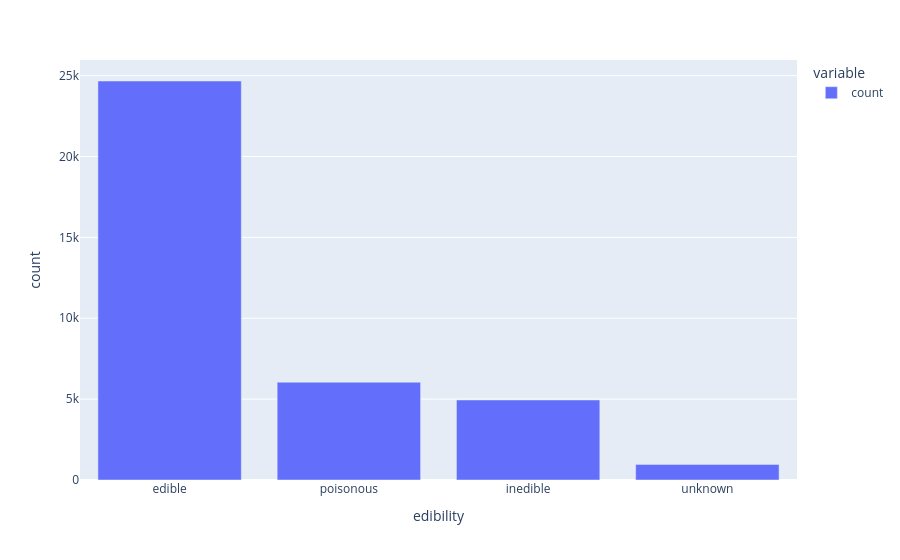

Notebook cell for this chart:
### Code cell
fig = px.bar(
    df["edibility"].value_counts(),
    labels={"index": "edibility", "value": "count"}
)

fig.show()

### Figure 1 — Plotly figure (JSON) as saved in the notebook; plotly's stock layout.template omitted (floating-point values rounded to 4 significant figures)
{"data": [{"alignmentgroup": "True", "hovertemplate": "variable=count<br>edibility=%{x}<br>count=%{y}<extra></extra>", "legendgroup": "count", "marker": {"color": "#636efa", "pattern": {"shape": ""}}, "name": "count", "offsetgroup": "count", "orientation": "v", "showlegend": true, "textposition": "auto", "type": "bar", "x": ["edible", "poisonous", "inedible", "unknown"], "xaxis": "x", "y": [24669, 6046, 4947, 966], "yaxis": "y"}], "layout": {"barmode": "relative", "legend": {"title": {"text": "variable"}, "tracegroupgap": 0}, "margin": {"t": 60}, "xaxis": {"anchor": "y", "domain": [0, 1], "title": {"text": "edibility"}}, "yaxis": {"anchor": "x", "domain": [0, 1], "title": {"text": "count"}}}}
